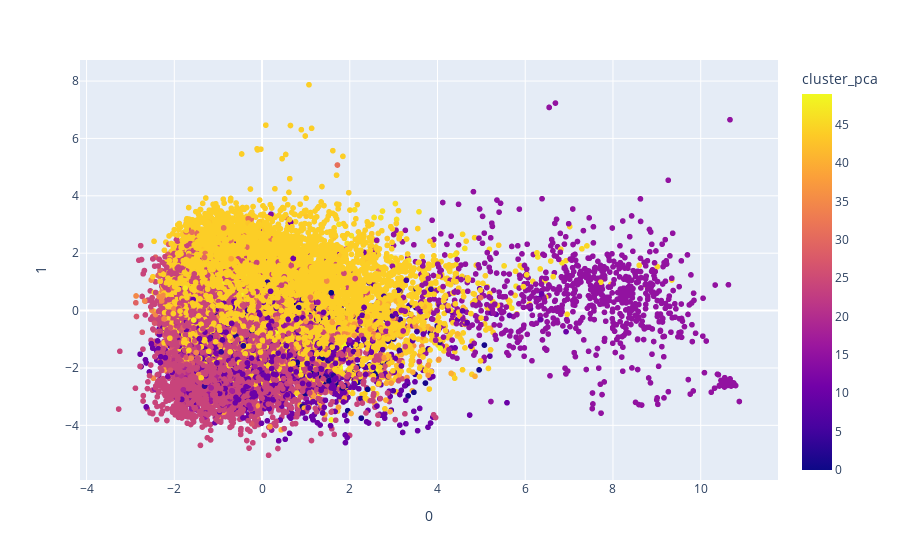

Notebook source saved alongside this figure:
### Markdown cell above
<h4 style="color: #fff;">
    Visualização da clusterização
</h4>

### Code cell
scatter_chart = px.scatter(music_projection, x=0, y=1, color='cluster_pca', hover_data=[0, 1, 'song'])
scatter_chart.show()

### Figure 1 — Plotly figure (JSON) as saved in the notebook; plotly's stock layout.template omitted (floating-point values rounded to 4 significant figures; data arrays with more than 128 entries replaced by an {"elided": "..."} marker saying what was removed)
{"data": [{"customdata": {"elided": "20311x1 str values"}, "hovertemplate": "0=%{x}<br>1=%{y}<br>song=%{customdata[0]}<br>cluster_pca=%{marker.color}<extra></extra>", "legendgroup": "", "marker": {"color": {"elided": "20311 int values"}, "coloraxis": "coloraxis", "symbol": "circle"}, "mode": "markers", "name": "", "showlegend": false, "type": "scattergl", "x": {"elided": "20311 float values"}, "xaxis": "x", "y": {"elided": "20311 float values"}, "yaxis": "y"}], "layout": {"coloraxis": {"colorbar": {"title": {"text": "cluster_pca"}}, "colorscale": [[0, "#0d0887"], [0.1111, "#46039f"], [0.2222, "#7201a8"], [0.3333, "#9c179e"], [0.4444, "#bd3786"], [0.5556, "#d8576b"], [0.6667, "#ed7953"], [0.7778, "#fb9f3a"], [0.8889, "#fdca26"], [1, "#f0f921"]]}, "legend": {"tracegroupgap": 0}, "margin": {"t": 60}, "xaxis": {"anchor": "y", "domain": [0, 1], "title": {"text": "0"}}, "yaxis": {"anchor": "x", "domain": [0, 1], "title": {"text": "1"}}}}
